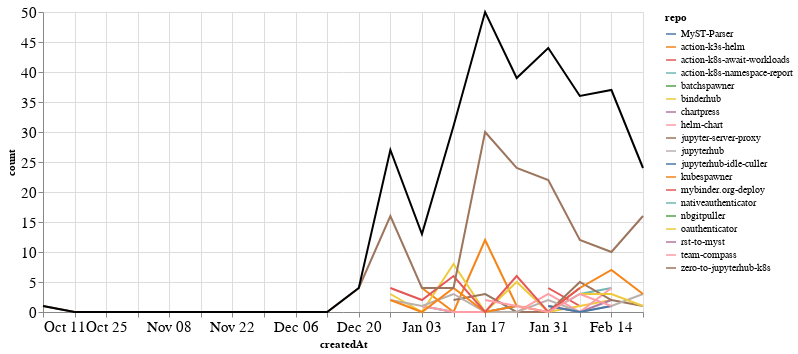

The notebook cell this image was saved under:
### Markdown cell above
### Comments

### Code cell
comments_time = comments.groupby('repo').resample('W', on='createdAt').count()['author'].reset_index()
comments_time = comments_time.rename(columns={'author': 'count'})
comments_time_total = comments_time.groupby('createdAt').agg({"count": "sum"}).reset_index()
ch1 = alt.Chart(comments_time, width=600).mark_line().encode(
    x='createdAt',
    y='count',
    color='repo',
    tooltip="repo"
)

ch2 = alt.Chart(comments_time_total, width=600).mark_line(color="black").encode(
    x='createdAt',
    y='count',
)

ch1 + ch2

### Figure 1 — Vega-Lite specification as saved in the notebook (floating-point values rounded to 4 significant figures)
{"config": {"axisLeft": {"labelFontSize": 15}, "axisBottom": {"labelFontSize": 15}}, "layer": [{"data": {"name": "data-b7f6717272cffce1f7f2eb7b23de42a6"}, "mark": "line", "encoding": {"color": {"type": "nominal", "field": "repo"}, "tooltip": {"type": "nominal", "field": "repo"}, "x": {"type": "temporal", "field": "createdAt"}, "y": {"type": "quantitative", "field": "count"}}, "width": 600}, {"data": {"name": "data-0842e16f992f645d3ffbdd809e4a5a6c"}, "mark": {"type": "line", "color": "black"}, "encoding": {"x": {"type": "temporal", "field": "createdAt"}, "y": {"type": "quantitative", "field": "count"}}, "width": 600}], "$schema": "https://vega.github.io/schema/vega-lite/v4.8.1.json", "datasets": {"data-b7f6717272cffce1f7f2eb7b23de42a6": [{"repo": "MyST-Parser", "createdAt": "2021-01-03T00:00:00", "count": 1}, {"repo": "MyST-Parser", "createdAt": "2021-01-10T00:00:00", "count": 0}, {"repo": "MyST-Parser", "createdAt": "2021-01-17T00:00:00", "count": 0}, {"repo": "MyST-Parser", "createdAt": "2021-01-24T00:00:00", "count": 1}, {"repo": "action-k3s-helm", "createdAt": "2021-01-03T00:00:00", "count": 4}, {"repo": "action-k3s-helm", "createdAt": "2021-01-10T00:00:00", "count": 0}, {"repo": "action-k3s-helm", "createdAt": "2021-01-17T00:00:00", "count": 12}, {"repo": "action-k3s-helm", "createdAt": "2021-01-24T00:00:00", "count": 1}, {"repo": "action-k8s-await-workloads", "createdAt": "2021-01-31T00:00:00", "count": 4}, {"repo": "action-k8s-await-workloads", "createdAt": "2021-02-07T00:00:00", "count": 1}, {"repo": "action-k8s-namespace-report", "createdAt": "2021-01-17T00:00:00", "count": 3}, {"repo": "action-k8s-namespace-report", "createdAt": "2021-01-24T00:00:00", "count": 0}, {"repo": "action-k8s-namespace-report", "createdAt": "2021-01-31T00:00:00", "count": 0}, {"repo": "action-k8s-namespace-report", "createdAt": "2021-02-07T00:00:00", "count": 3}, {"repo": "action-k8s-namespace-report", "createdAt": "2021-02-14T00:00:00", "count": 4}, {"repo": "batchspawner", "createdAt": "2021-01-31T00:00:00", "count": 8}, {"repo": "binderhub", "createdAt": "2020-12-27T00:00:00", "count": 3}, {"repo": "binderhub", "createdAt": "2021-01-03T00:00:00", "count": 0}, {"repo": "binderhub", "createdAt": "2021-01-10T00:00:00", "count": 8}, {"repo": "binderhub", "createdAt": "2021-01-17T00:00:00", "count": 0}, {"repo": "binderhub", "createdAt": "2021-01-24T00:00:00", "count": 5}, {"repo": "binderhub", "createdAt": "2021-01-31T00:00:00", "count": 0}, {"repo": "binderhub", "createdAt": "2021-02-07T00:00:00", "count": 1}, {"repo": "binderhub", "createdAt": "2021-02-14T00:00:00", "count": 2}, {"repo": "chartpress", "createdAt": "2021-01-31T00:00:00", "count": 1}, {"repo": "chartpress", "createdAt": "2021-02-07T00:00:00", "count": 0}, {"repo": "chartpress", "createdAt": "2021-02-14T00:00:00", "count": 2}, {"repo": "helm-chart", "createdAt": "2021-01-03T00:00:00", "count": 1}, {"repo": "helm-chart", "createdAt": "2021-01-10T00:00:00", "count": 0}, {"repo": "helm-chart", "createdAt": "2021-01-17T00:00:00", "count": 0}, {"repo": "helm-chart", "createdAt": "2021-01-24T00:00:00", "count": 0}, {"repo": "helm-chart", "createdAt": "2021-01-31T00:00:00", "count": 3}, {"repo": "helm-chart", "createdAt": "2021-02-07T00:00:00", "count": 0}, {"repo": "helm-chart", "createdAt": "2021-02-14T00:00:00", "count": 4}, {"repo": "jupyter-server-proxy", "createdAt": "2021-01-10T00:00:00", "count": 2}, {"repo": "jupyter-server-proxy", "createdAt": "2021-01-17T00:00:00", "count": 3}, {"repo": "jupyter-server-proxy", "createdAt": "2021-01-24T00:00:00", "count": 0}, {"repo": "jupyter-server-proxy", "createdAt": "2021-01-31T00:00:00", "count": 0}, {"repo": "jupyter-server-proxy", "createdAt": "2021-02-07T00:00:00", "count": 5}, {"repo": "jupyter-server-proxy", "createdAt": "2021-02-14T00:00:00", "count": 2}, {"repo": "jupyter-server-proxy", "createdAt": "2021-02-21T00:00:00", "count": 1}, {"repo": "jupyterhub", "createdAt": "2020-12-27T00:00:00", "count": 2}, {"repo": "jupyterhub", "createdAt": "2021-01-03T00:00:00", "count": 1}, {"repo": "jupyterhub", "createdAt": "2021-01-10T00:00:00", "count": 3}, {"repo": "jupyterhub", "createdAt": "2021-01-17T00:00:00", "count": 0}, {"repo": "jupyterhub", "createdAt": "2021-01-24T00:00:00", "count": 0}, {"repo": "jupyterhub", "createdAt": "2021-01-31T00:00:00", "count": 2}, {"repo": "jupyterhub", "createdAt": "2021-02-07T00:00:00", "count": 0}, {"repo": "jupyterhub", "createdAt": "2021-02-14T00:00:00", "count": 1}, {"repo": "jupyterhub", "createdAt": "2021-02-21T00:00:00", "count": 3}, {"repo": "jupyterhub-idle-culler", "createdAt": "2021-01-31T00:00:00", "count": 1}, {"repo": "jupyterhub-idle-culler", "createdAt": "2021-02-07T00:00:00", "count": 0}, {"repo": "jupyterhub-idle-culler", "createdAt": "2021-02-14T00:00:00", "count": 1}, {"repo": "kubespawner", "createdAt": "2020-12-27T00:00:00", "count": 2}, {"repo": "kubespawner", "createdAt": "2021-01-03T00:00:00", "count": 0}, {"repo": "kubespawner", "createdAt": "2021-01-10T00:00:00", "count": 4}, {"repo": "kubespawner", "createdAt": "2021-01-17T00:00:00", "count": 0}, {"repo": "kubespawner", "createdAt": "2021-01-24T00:00:00", "count": 1}, {"repo": "kubespawner", "createdAt": "2021-01-31T00:00:00", "count": 0}, {"repo": "kubespawner", "createdAt": "2021-02-07T00:00:00", "count": 4}, {"repo": "kubespawner", "createdAt": "2021-02-14T00:00:00", "count": 7}, {"repo": "kubespawner", "createdAt": "2021-02-21T00:00:00", "count": 3}, {"repo": "mybinder.org-deploy", "createdAt": "2020-12-27T00:00:00", "count": 4}, {"repo": "mybinder.org-deploy", "createdAt": "2021-01-03T00:00:00", "count": 2}, {"repo": "mybinder.org-deploy", "createdAt": "2021-01-10T00:00:00", "count": 6}, {"repo": "mybinder.org-deploy", "createdAt": "2021-01-17T00:00:00", "count": 0}, {"repo": "mybinder.org-deploy", "createdAt": "2021-01-24T00:00:00", "count": 6}, {"repo": "mybinder.org-deploy", "createdAt": "2021-01-31T00:00:00", "count": 0}, {"repo": "mybinder.org-deploy", "createdAt": "2021-02-07T00:00:00", "count": 4}, {"repo": "nativeauthenticator", "createdAt": "2021-01-31T00:00:00", "count": 3}, {"repo": "nbgitpuller", "createdAt": "2021-01-10T00:00:00", "count": 3}, {"repo": "oauthenticator", "createdAt": "2021-02-07T00:00:00", "count": 3}, {"repo": "oauthenticator", "createdAt": "2021-02-14T00:00:00", "count": 3}, {"repo": "oauthenticator", "createdAt": "2021-02-21T00:00:00", "count": 1}, {"repo": "rst-to-myst", "createdAt": "2021-01-10T00:00:00", "count": 1}, {"repo": "team-compass", "createdAt": "2021-01-17T00:00:00", "count": 2}, {"repo": "team-compass", "createdAt": "2021-01-24T00:00:00", "count": 1}, {"repo": "team-compass", "createdAt": "2021-01-31T00:00:00", "count": 0}, {"repo": "team-compass", "createdAt": "2021-02-07T00:00:00", "count": 3}, {"repo": "team-compass", "createdAt": "2021-02-14T00:00:00", "count": 1}, {"repo": "zero-to-jupyterhub-k8s", "createdAt": "2020-10-11T00:00:00", "count": 1}, {"repo": "zero-to-jupyterhub-k8s", "createdAt": "2020-10-18T00:00:00", "count": 0}, {"repo": "zero-to-jupyterhub-k8s", "createdAt": "2020-10-25T00:00:00", "count": 0}, {"repo": "zero-to-jupyterhub-k8s", "createdAt": "2020-11-01T00:00:00", "count": 0}, {"repo": "zero-to-jupyterhub-k8s", "createdAt": "2020-11-08T00:00:00", "count": 0}, {"repo": "zero-to-jupyterhub-k8s", "createdAt": "2020-11-15T00:00:00", "count": 0}, {"repo": "zero-to-jupyterhub-k8s", "createdAt": "2020-11-22T00:00:00", "count": 0}, {"repo": "zero-to-jupyterhub-k8s", "createdAt": "2020-11-29T00:00:00", "count": 0}, {"repo": "zero-to-jupyterhub-k8s", "createdAt": "2020-12-06T00:00:00", "count": 0}, {"repo": "zero-to-jupyterhub-k8s", "createdAt": "2020-12-13T00:00:00", "count": 0}, {"repo": "zero-to-jupyterhub-k8s", "createdAt": "2020-12-20T00:00:00", "count": 4}, {"repo": "zero-to-jupyterhub-k8s", "createdAt": "2020-12-27T00:00:00", "count": 16}, {"repo": "zero-to-jupyterhub-k8s", "createdAt": "2021-01-03T00:00:00", "count": 4}, {"repo": "zero-to-jupyterhub-k8s", "createdAt": "2021-01-10T00:00:00", "count": 4}, {"repo": "zero-to-jupyterhub-k8s", "createdAt": "2021-01-17T00:00:00", "count": 30}, {"repo": "zero-to-jupyterhub-k8s", "createdAt": "2021-01-24T00:00:00", "count": 24}, {"repo": "zero-to-jupyterhub-k8s", "createdAt": "2021-01-31T00:00:00", "count": 22}, {"repo": "zero-to-jupyterhub-k8s", "createdAt": "2021-02-07T00:00:00", "count": 12}, {"repo": "zero-to-jupyterhub-k8s", "createdAt": "2021-02-14T00:00:00", "count": 10}, {"repo": "zero-to-jupyterhub-k8s", "createdAt": "2021-02-21T00:00:00", "count": 16}], "data-0842e16f992f645d3ffbdd809e4a5a6c": [{"createdAt": "2020-10-11T00:00:00", "count": 1}, {"createdAt": "2020-10-18T00:00:00", "count": 0}, {"createdAt": "2020-10-25T00:00:00", "count": 0}, {"createdAt": "2020-11-01T00:00:00", "count": 0}, {"createdAt": "2020-11-08T00:00:00", "count": 0}, {"createdAt": "2020-11-15T00:00:00", "count": 0}, {"createdAt": "2020-11-22T00:00:00", "count": 0}, {"createdAt": "2020-11-29T00:00:00", "count": 0}, {"createdAt": "2020-12-06T00:00:00", "count": 0}, {"createdAt": "2020-12-13T00:00:00", "count": 0}, {"createdAt": "2020-12-20T00:00:00", "count": 4}, {"createdAt": "2020-12-27T00:00:00", "count": 27}, {"createdAt": "2021-01-03T00:00:00", "count": 13}, {"createdAt": "2021-01-10T00:00:00", "count": 31}, {"createdAt": "2021-01-17T00:00:00", "count": 50}, {"createdAt": "2021-01-24T00:00:00", "count": 39}, {"createdAt": "2021-01-31T00:00:00", "count": 44}, {"createdAt": "2021-02-07T00:00:00", "count": 36}, {"createdAt": "2021-02-14T00:00:00", "count": 37}, {"createdAt": "2021-02-21T00:00:00", "count": 24}]}}
